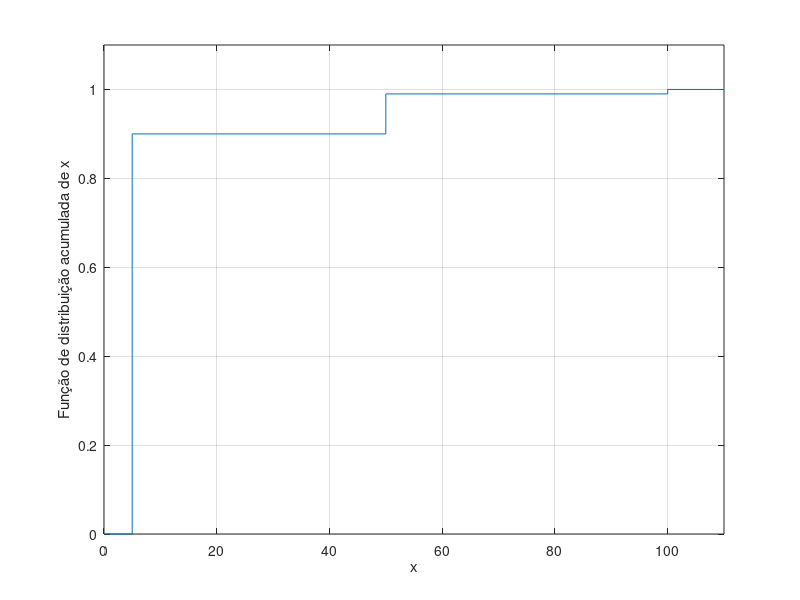

This figure's MATLAB source:
%% a)

% O espaço de amostragem é 100. S = {nota de 5, nota de 5, .... , nota de 100}
% A P("acontecimentos elementares") = 1/100 = 0,01.

%% b)

% A P("5€") = 90/100 = 0,90.
% A P("50€") = 9/100 = 0,09.
% A P("100€") = 1/100 = 0,01.

%% c)

xi = [0 5 50 100 110];
pxi = [0.9 0.09 0.01];
b = [0 cumsum(pxi) 1];

stairs(xi,b);
ylim([0, 1.1])
xlim([0,110])
grid on;
xlabel('x');
ylabel('Função de distribuição acumulada de x')
